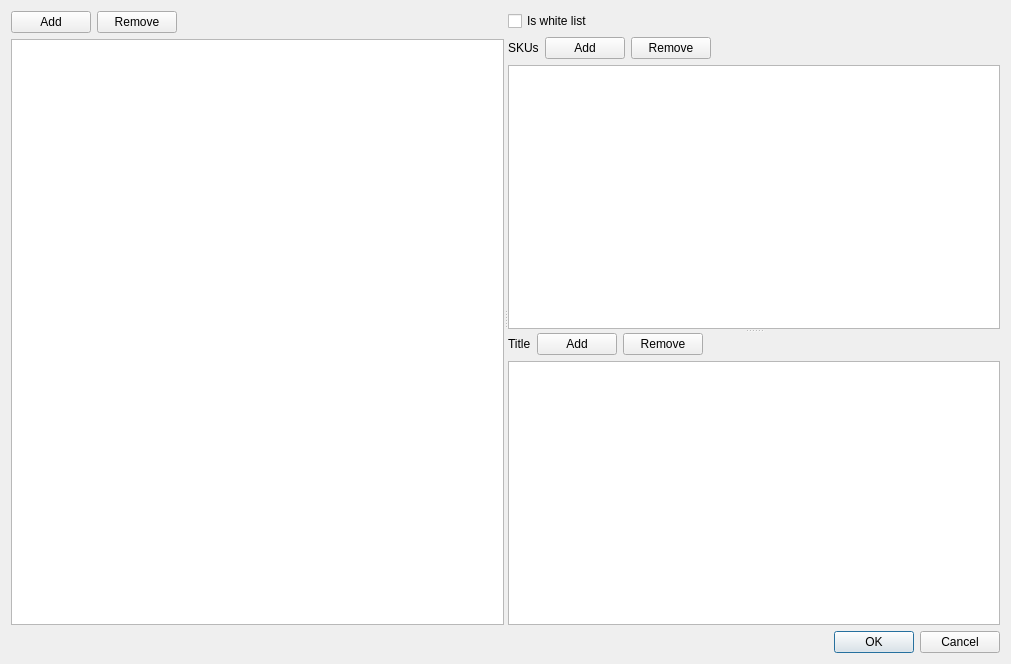
<?xml version="1.0" encoding="UTF-8"?>
<ui version="4.0">
 <class>DialogFilterOut</class>
 <widget class="QDialog" name="DialogFilterOut">
  <property name="geometry">
   <rect>
    <x>0</x>
    <y>0</y>
    <width>1011</width>
    <height>664</height>
   </rect>
  </property>
  <property name="windowTitle">
   <string>Filtering</string>
  </property>
  <layout class="QVBoxLayout" name="verticalLayout_5">
   <item>
    <widget class="QSplitter" name="splitter_2">
     <property name="orientation">
      <enum>Qt::Horizontal</enum>
     </property>
     <widget class="QWidget" name="layoutWidget">
      <layout class="QVBoxLayout" name="verticalLayout">
       <item>
        <layout class="QHBoxLayout" name="horizontalLayout_2">
         <item>
          <widget class="QPushButton" name="buttonAddTemplate">
           <property name="text">
            <string>Add</string>
           </property>
          </widget>
         </item>
         <item>
          <widget class="QPushButton" name="buttonRemoveTemplate">
           <property name="text">
            <string>Remove</string>
           </property>
          </widget>
         </item>
         <item>
          <spacer name="horizontalSpacer_2">
           <property name="orientation">
            <enum>Qt::Horizontal</enum>
           </property>
           <property name="sizeHint" stdset="0">
            <size>
             <width>40</width>
             <height>20</height>
            </size>
           </property>
          </spacer>
         </item>
        </layout>
       </item>
       <item>
        <widget class="QListView" name="listViewTemplates"/>
       </item>
      </layout>
     </widget>
     <widget class="QWidget" name="layoutWidget">
      <layout class="QVBoxLayout" name="verticalLayout_4">
       <item>
        <layout class="QHBoxLayout" name="horizontalLayout">
         <item>
          <widget class="QCheckBox" name="checkBoxIsWhiteList">
           <property name="text">
            <string>Is white list</string>
           </property>
          </widget>
         </item>
         <item>
          <spacer name="horizontalSpacer">
           <property name="orientation">
            <enum>Qt::Horizontal</enum>
           </property>
           <property name="sizeHint" stdset="0">
            <size>
             <width>40</width>
             <height>20</height>
            </size>
           </property>
          </spacer>
         </item>
        </layout>
       </item>
       <item>
        <widget class="QSplitter" name="splitter">
         <property name="orientation">
          <enum>Qt::Vertical</enum>
         </property>
         <widget class="QWidget" name="layoutWidget">
          <layout class="QVBoxLayout" name="verticalLayout_3">
           <item>
            <layout class="QHBoxLayout" name="horizontalLayout_3">
             <item>
              <widget class="QLabel" name="label">
               <property name="text">
                <string>SKUs</string>
               </property>
              </widget>
             </item>
             <item>
              <widget class="QPushButton" name="buttonAddSku">
               <property name="text">
                <string>Add</string>
               </property>
              </widget>
             </item>
             <item>
              <widget class="QPushButton" name="buttonRemoveSku">
               <property name="text">
                <string>Remove</string>
               </property>
              </widget>
             </item>
             <item>
              <spacer name="horizontalSpacer_3">
               <property name="orientation">
                <enum>Qt::Horizontal</enum>
               </property>
               <property name="sizeHint" stdset="0">
                <size>
                 <width>40</width>
                 <height>20</height>
                </size>
               </property>
              </spacer>
             </item>
            </layout>
           </item>
           <item>
            <widget class="QListView" name="listViewSkus"/>
           </item>
          </layout>
         </widget>
         <widget class="QWidget" name="layoutWidget">
          <layout class="QVBoxLayout" name="verticalLayout_2">
           <item>
            <layout class="QHBoxLayout" name="horizontalLayout_4">
             <item>
              <widget class="QLabel" name="label_2">
               <property name="text">
                <string>Title</string>
               </property>
              </widget>
             </item>
             <item>
              <widget class="QPushButton" name="buttonAddTitle">
               <property name="text">
                <string>Add</string>
               </property>
              </widget>
             </item>
             <item>
              <widget class="QPushButton" name="buttonRemoveTitle">
               <property name="text">
                <string>Remove</string>
               </property>
              </widget>
             </item>
             <item>
              <spacer name="horizontalSpacer_4">
               <property name="orientation">
                <enum>Qt::Horizontal</enum>
               </property>
               <property name="sizeHint" stdset="0">
                <size>
                 <width>40</width>
                 <height>20</height>
                </size>
               </property>
              </spacer>
             </item>
            </layout>
           </item>
           <item>
            <widget class="QListView" name="listViewTitles"/>
           </item>
          </layout>
         </widget>
        </widget>
       </item>
      </layout>
     </widget>
    </widget>
   </item>
   <item>
    <widget class="QDialogButtonBox" name="buttonBox">
     <property name="orientation">
      <enum>Qt::Horizontal</enum>
     </property>
     <property name="standardButtons">
      <set>QDialogButtonBox::Cancel|QDialogButtonBox::Ok</set>
     </property>
    </widget>
   </item>
  </layout>
 </widget>
 <resources/>
 <connections>
  <connection>
   <sender>buttonBox</sender>
   <signal>accepted()</signal>
   <receiver>DialogFilterOut</receiver>
   <slot>accept()</slot>
   <hints>
    <hint type="sourcelabel">
     <x>248</x>
     <y>254</y>
    </hint>
    <hint type="destinationlabel">
     <x>157</x>
     <y>274</y>
    </hint>
   </hints>
  </connection>
  <connection>
   <sender>buttonBox</sender>
   <signal>rejected()</signal>
   <receiver>DialogFilterOut</receiver>
   <slot>reject()</slot>
   <hints>
    <hint type="sourcelabel">
     <x>316</x>
     <y>260</y>
    </hint>
    <hint type="destinationlabel">
     <x>286</x>
     <y>274</y>
    </hint>
   </hints>
  </connection>
 </connections>
</ui>
